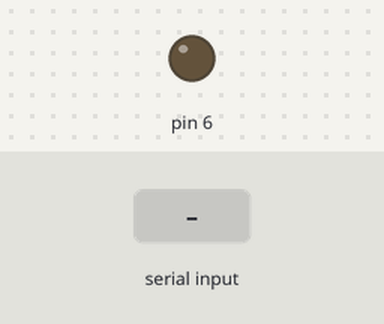
This sketch was run on a simulated Arduino Uno, built with avr-gcc and run on an emulated ATmega328P. On the bench: output pins drawn as LEDs (lit = HIGH). The test bench sets the inputs (shaded band). What the sketch prints to the serial monitor is not drawn.

Above: at 1.2 s.
1.3 s: byte 30 received over Serial
At 1.6 s:
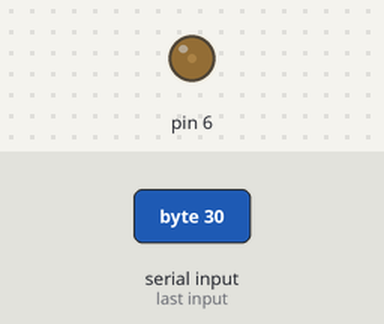
2.8 s: byte 90 received over Serial
At 3.9 s:
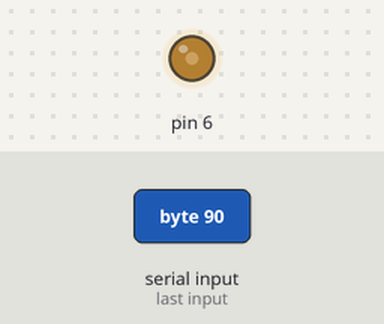
4.3 s: byte 120 received over Serial
At 5.1 s:
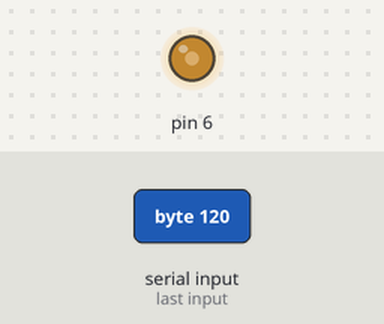
Timing chart, 0 to 7.3 s (numbered marks = the images above; inputs shaded):
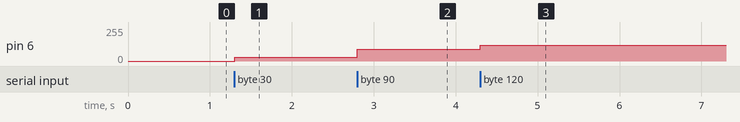

The sketch:

serial-output-single-value.ino
```cpp
int brightness;
void setup() {
Serial.begin(9600);
}

void loop() {
  if(Serial.available()>0){
    brightness=Serial.read();
    analogWrite(6,brightness);
    Serial.write(brightness);
    }
}
```

Measured:
- after the input at 1.3 s, pin 6: 0/255 → 30/255 at once
- after the input at 2.8 s, pin 6: 30/255 → 90/255 at once
- after the input at 4.3 s, pin 6: 90/255 → 120/255 at once
